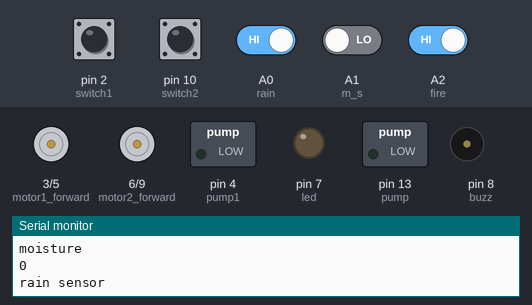
The sketch below on a simulated Arduino Uno, built with avr-gcc and run on an emulated ATmega328P. On the bench: motor-driver pin pairs drawn as motors (green arrow = first pin HIGH = forward, orange = second pin HIGH = backward, longer = more drive), switched loads named in the sketch (green lamp = pin HIGH), output pins drawn as LEDs (lit = HIGH), buzzer (waves = sounding, pin HIGH), the last lines printed to the serial monitor. The inputs (shaded band) are chosen by the test bench; at power-on: A0 (rain), A2 (fire) HIGH, A1 (m_s), pin 2 (switch1), pin 10 (switch2) LOW.

Above: at 1.2 s.
1.3 s: pin 2 (switch1) pulled HIGH for 0.15 s
At 1.7 s:
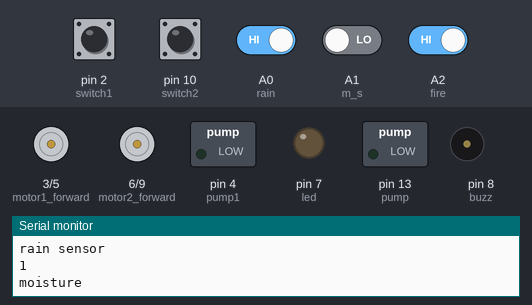
2.9 s: A2 (fire) driven LOW
At 3.3 s:
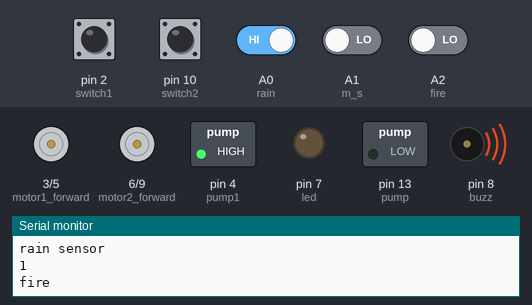
4.4 s: A0 (rain) driven LOW
At 4.55 s:
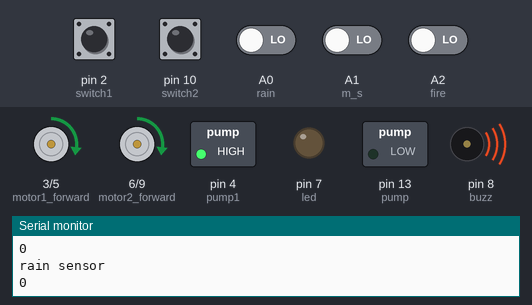
6.1 s: A1 (m_s) driven HIGH
At 7.3 s:
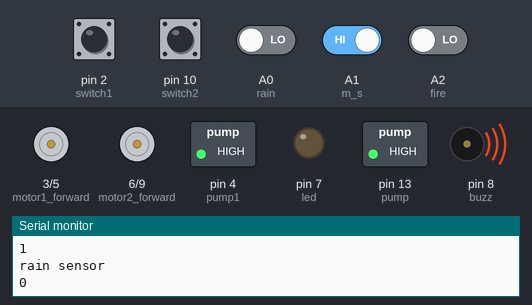
7.6 s: pin 2 (switch1) pulled HIGH for 1 s
At 8.3 s:
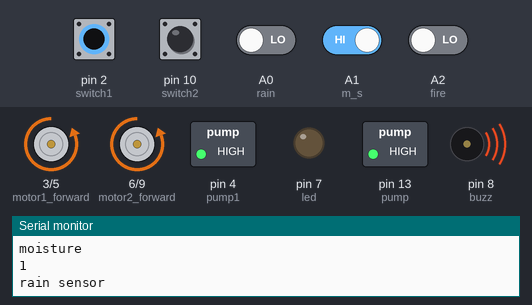
10.1 s: A2 (fire) driven HIGH
At 10.6 s:
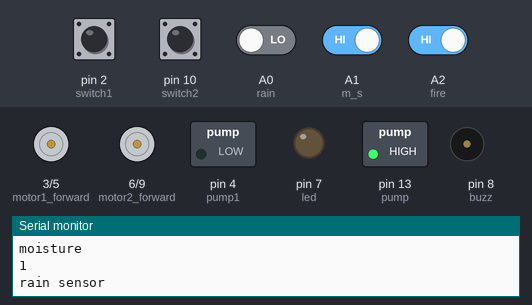
Timing chart, 0 to 12.6 s (numbered marks = the images above; inputs shaded):
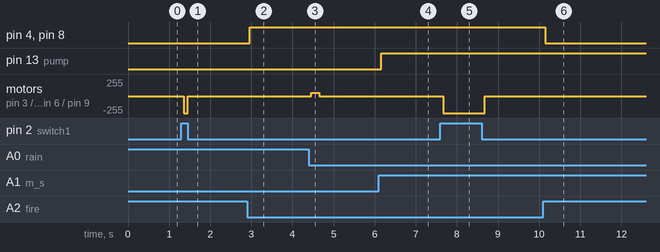

Measured:
- after the input at 1.3 s, motor on pin 3 (motor1_forward) / pin 5 (motor1_reverse), motor on pin 6 (motor2_forward) / pin 9 (motor2_reverse): stopped → backward 255/255 after 0.05 s, → stopped 0.10 s later
- after the input at 2.9 s, pin 4 (pump1), pin 8 (buzz): LOW → HIGH after 0.06 s
- after the input at 4.4 s, motor on pin 3 (motor1_forward) / pin 5 (motor1_reverse), motor on pin 6 (motor2_forward) / pin 9 (motor2_reverse): stopped → forward 50/255 after 0.05 s, → stopped 0.20 s later
- after the input at 6.1 s, pin 13 (pump): LOW → HIGH after 0.07 s
- after the input at 7.6 s, motor on pin 3 (motor1_forward) / pin 5 (motor1_reverse), motor on pin 6 (motor2_forward) / pin 9 (motor2_reverse): stopped → backward 255/255 after 0.07 s, → stopped 1.0 s later
- after the input at 10.1 s, pin 4 (pump1), pin 8 (buzz): HIGH → LOW after 0.05 s

The sketch:

Code.ino
```cpp
int count = 0;
int rain = A0;
int motor1_forward = 3;
int motor1_reverse = 5;
int motor2_forward = 6;
int motor2_reverse = 9;
int led = 7;
int switch1 = 2;
int buzz = 8;
int switch2 = 10;
int trig1 = 11;
int echo1 = 12;
int pump = 13;
int pump1 = 4;
int fire = A2;
int m_s = A1;
void setup() {
  // put your setup code here, to run once:
  Serial.begin(9600);
pinMode(motor1_forward, OUTPUT);
pinMode(motor1_reverse, OUTPUT);
pinMode(motor2_forward, OUTPUT);
pinMode(motor2_reverse, OUTPUT);
pinMode(switch1, INPUT);
pinMode(rain, INPUT);
pinMode(switch2, INPUT);
pinMode(led, OUTPUT);
pinMode(trig1, OUTPUT);
pinMode(echo1, INPUT);
pinMode(pump, OUTPUT);
pinMode(pump1, OUTPUT);
pinMode(buzz, OUTPUT);
}

void loop() {
  // put your main code here, to run repeatedly:
  int rs = digitalRead(rain);
  int s1 = digitalRead(switch1);
  int s2 = digitalRead(switch2);
  int ms = digitalRead(m_s);
  int fs = digitalRead(fire);
  Serial.println("moisture");
  Serial.println(ms);
  Serial.println("rain sensor");
  Serial.println(rs);


if(rs == 0)
{
{
count=count+1;
}
switch(count)
{
  case 1:
 // Serial.println("rain has detected, covering sheets on crops");
  forward();
  delay(200);
  case 2:
  stop();
}}
if(s1 == 1)
{
  //Serial.println("rain has stoped, taking sheets off from crops");
reverse();
delay(100);
}
else
{
  stop();
}
//ultra sonic sensor
if(s2 == 1)
{
  long duration1;
int distance1;
digitalWrite(trig1, HIGH);
delayMicroseconds(1000);
digitalWrite(trig1, LOW);
duration1 = pulseIn(echo1, HIGH);
distance1 = duration1*0.034/2;
Serial.println("distance");
Serial.println(distance1);
delay(10);

if (distance1 < 19)
{
  //Serial.println("farm is breached by an animal");
  digitalWrite(led, 1);


}
else
{

  digitalWrite(led, 0);
}
}
//sensing moisture and turning on the water pump
if(ms == 1)
{
  //Serial.println("soil maisture is low turning on the pump");
  digitalWrite(pump, 1);

}
else
{
  digitalWrite(pump, 0);

}
//fire sensor
if (fs == 0)
{
  Serial.println("fire");
  Serial.println(fs);
  digitalWrite(pump1, 1);
  digitalWrite(buzz, 1);
}
else
{
  digitalWrite(pump1, 0);
  digitalWrite(buzz, 0);
}
}
void forward()
{
  analogWrite(motor1_forward, 50);
  digitalWrite(motor1_reverse, 0);
  analogWrite(motor2_forward, 50);
  digitalWrite(motor2_reverse, 0);

}
void reverse()
{
  analogWrite(motor1_forward, 0);
  digitalWrite(motor1_reverse, 50);
  analogWrite(motor2_forward,0);
  digitalWrite(motor2_reverse, 50);

}
void stop()
{
  digitalWrite(motor1_forward, 0);
  digitalWrite(motor1_reverse, 0);
  digitalWrite(motor2_forward, 0);
  digitalWrite(motor2_reverse, 0);
}
```
